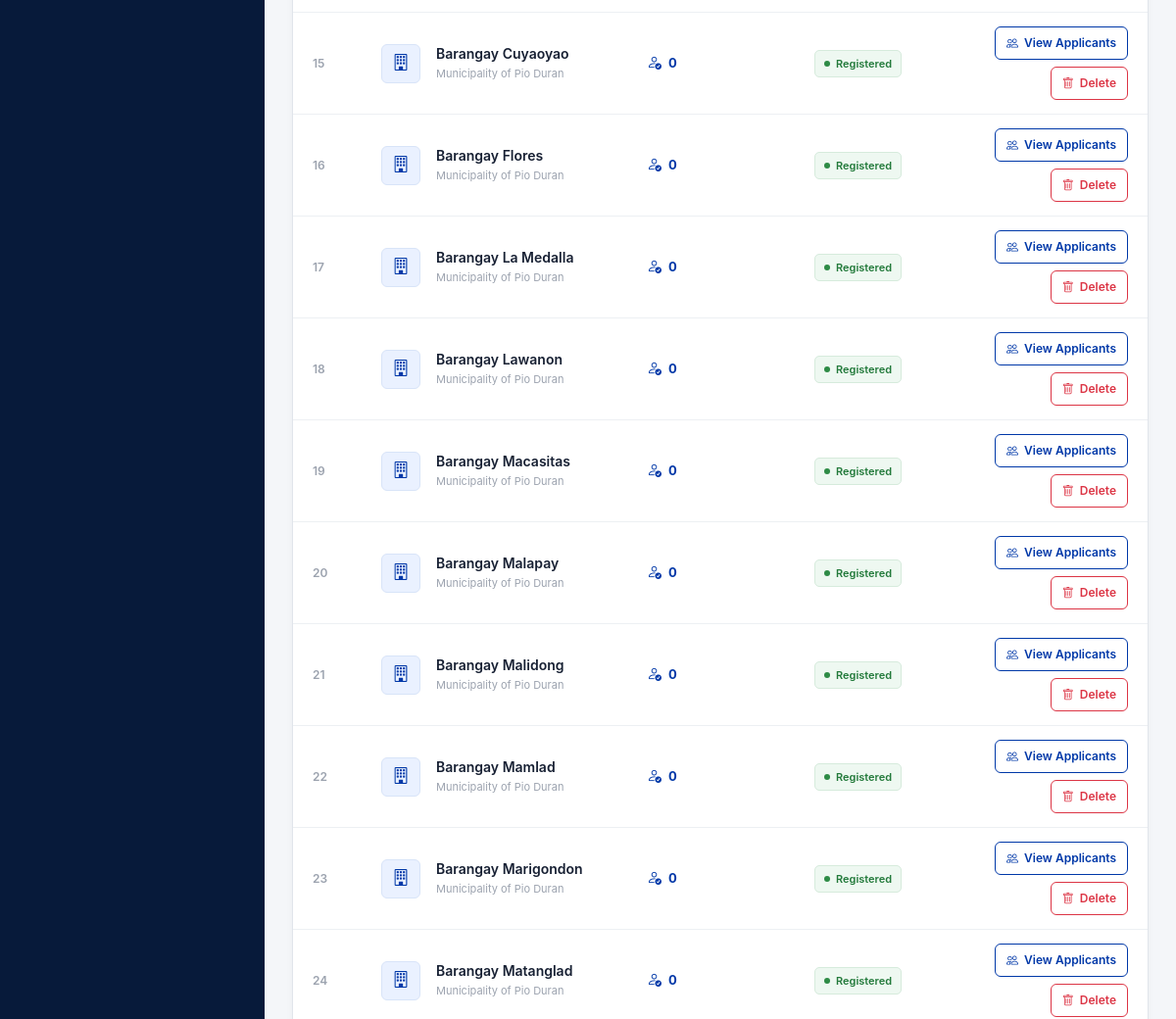
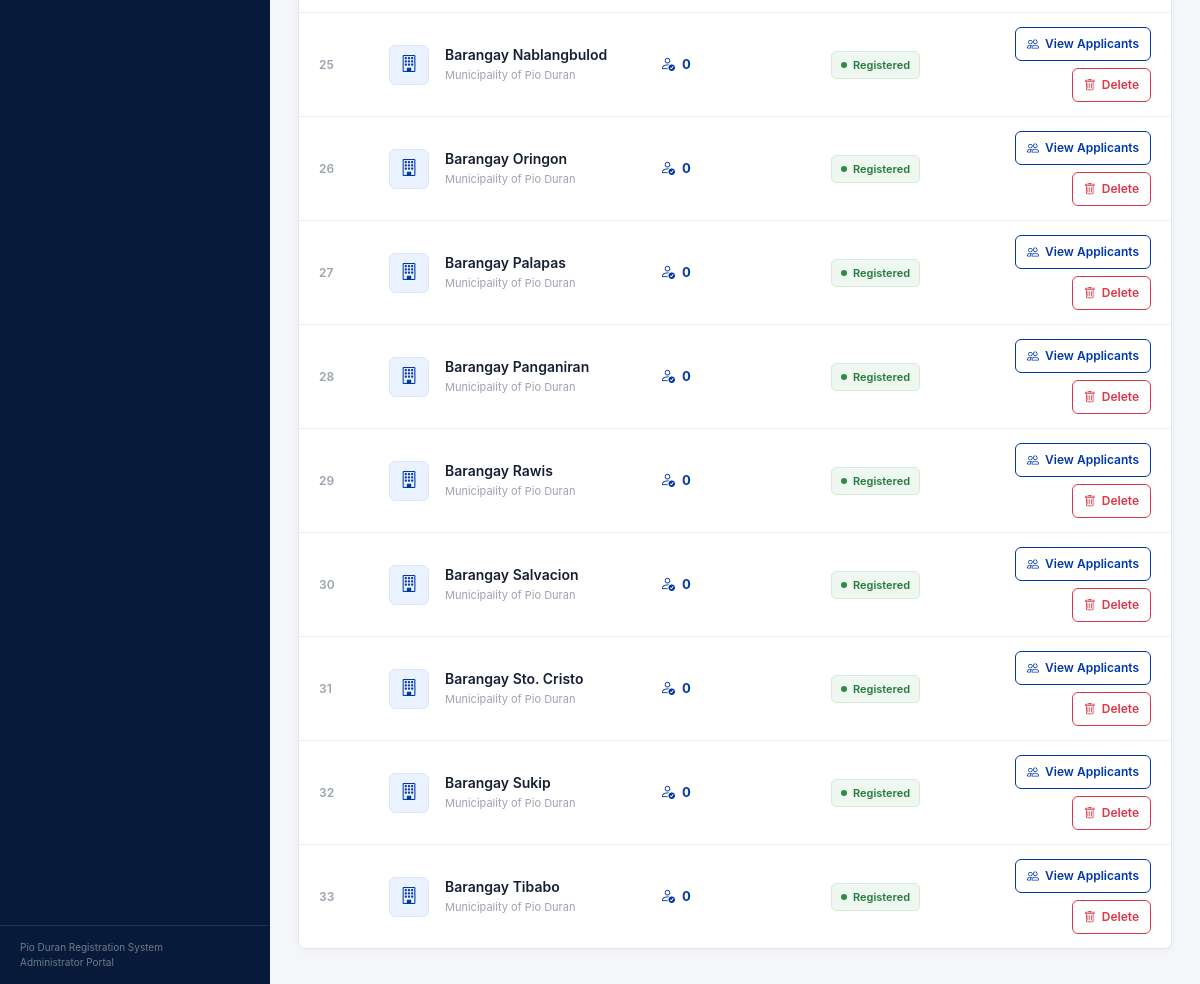
/comelec/brgy-list/ (signed in, lower part), run on an earlier commit of the app's database (2 pictures, top to bottom).
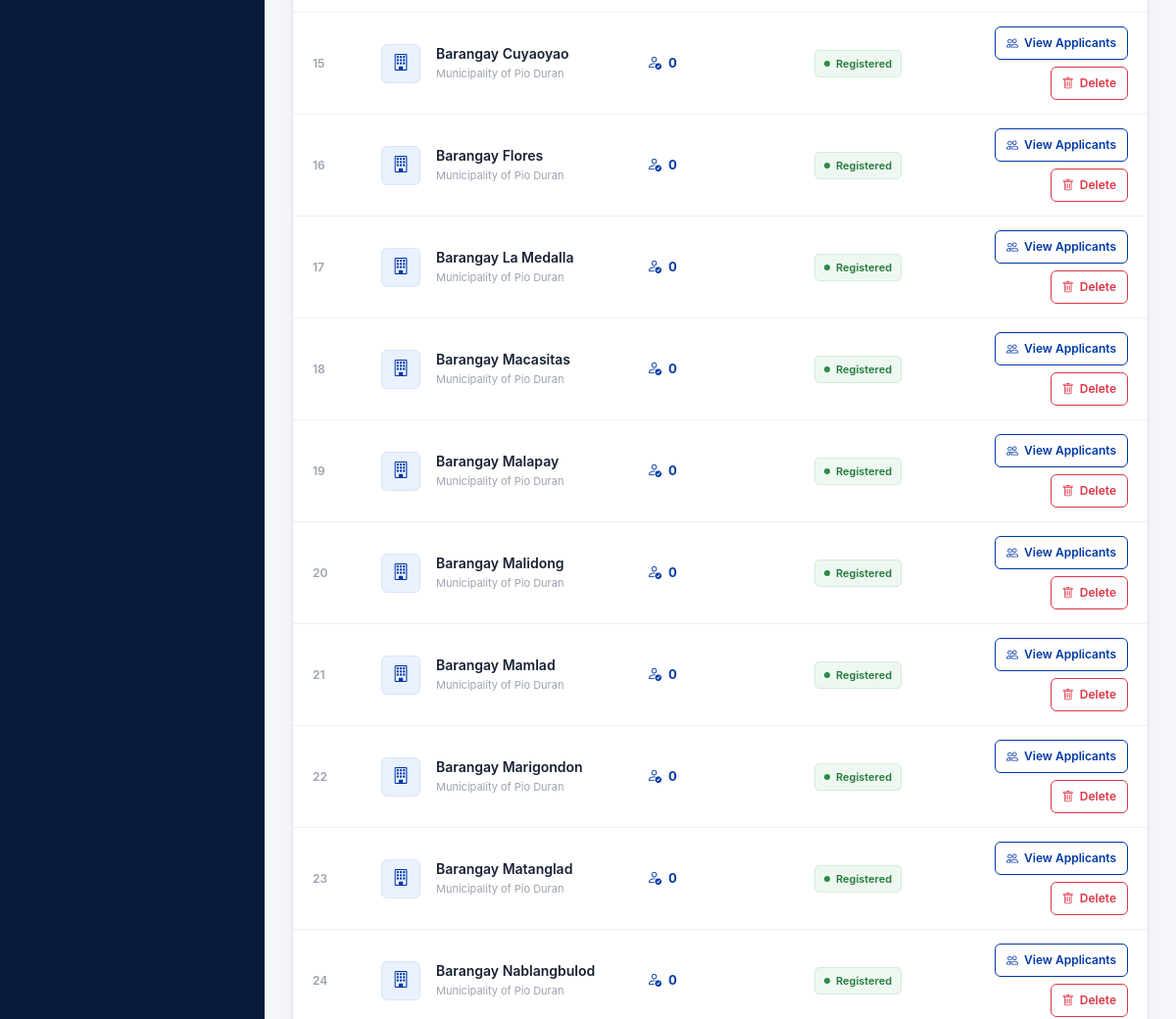
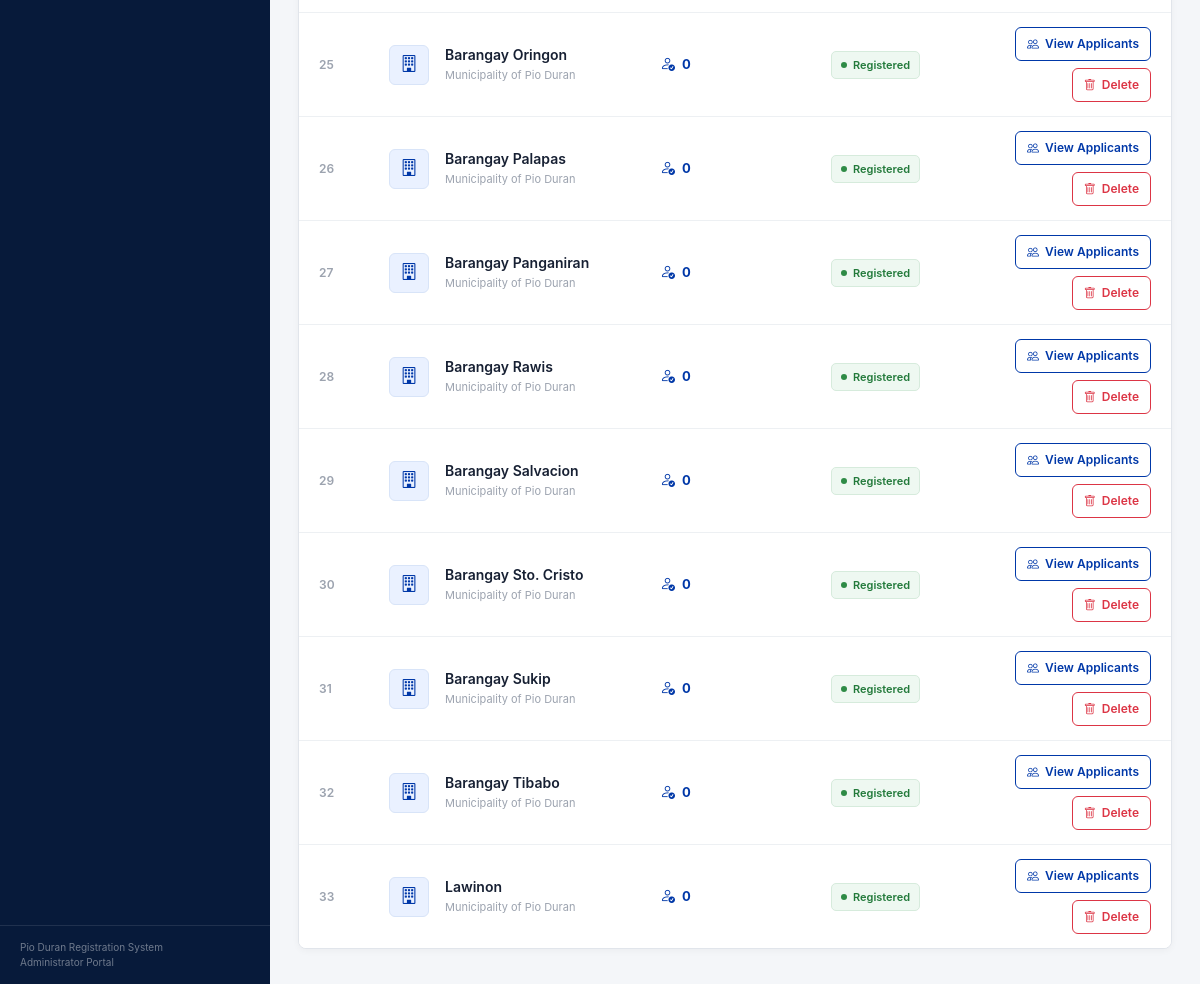
And on a later commit of the database (2 pictures, top to bottom).
### Applicants/models.py (models this page shows, shortened)
class Barangay(models.Model):
    name = models.CharField(max_length=255, unique=True)

### core/views.py (the view)
# urls.py: path('brgy-list/', views.brgy_list, name="brgy_list"),
@login_required
def brgy_list(request):
    barangays = Barangay.objects.all().order_by("name")
    for barangay in barangays:
        barangay.verified_applicant_count = Applicant.objects.filter(
            brgy=barangay,
            status="APPROVED",
            verification_status="VERIFIED",
            is_active=True
        ).count()
    return render(
        request,
        "comelec/brgy_list.html",
        {
            "barangays": barangays
        }
    )

### templates/comelec/brgy_list.html (shortened to what this page needs)
{% extends "admin.html" %}
{% block content %}
<div class="barangay-page">
    <div class="barangay-card">
        <div class="table-responsive">
            <table class="
                table
                barangay-table
                align-middle
            ">
                <tbody>
                    {% for brgy in barangays %}
                    <tr>
                        <td>
                            <span class="row-number">
                                {{ forloop.counter }}
                            </span>
                        </td>
                        <td>
                            <div
                                class="
                                    d-flex
                                    align-items-center
                                    gap-3
                                "
                            >
                                <div class="barangay-icon">
                                    <i class="bi bi-building"></i>
                                </div>
                                <div>
                                    <div class="barangay-name">
                                        {{ brgy.name }}
                                    </div>
                                    <div class="barangay-type">
                                        Municipality of Pio Duran
                                    </div>
                                </div>
                            </div>
                        </td>
                        <td>
                            <a
                                href="{% url 'barangay_applicants' brgy.pk %}"
                                class="applicant-count-link"
                            >
                                <i class="bi bi-person-check"></i>
                                {{ brgy.verified_applicant_count }}
                            </a>
                        </td>
                        <td>
                            <span class="barangay-status">
                                <span class="status-dot"></span>
                                Registered
                            </span>
                        </td>
                        <td class="text-end">
                            <div class="barangay-actions">
                                <a
                                    href="{% url 'barangay_applicants' brgy.pk %}"
                                    class="view-applicants-btn"
                                >
                                    <i class="bi bi-people"></i>
                                    View Applicants
                                </a>
                                <a
                                    href="{% url 'delete-brgy' brgy.pk %}"
                                    class="delete-btn"
                                >
                                    <i class="bi bi-trash"></i>
                                    Delete
                                </a>
                            </div>
                        </td>
                    </tr>
                    {% endfor %}
                </tbody>
            </table>
        </div>
    </div>
</div>
{% endblock %}

What changed in the data, as far as the page shows it:
removed Barangay: name "Barangay Lawanon", verified_applicant_count "0"
added Barangay: name "Lawinon", verified_applicant_count "0"
